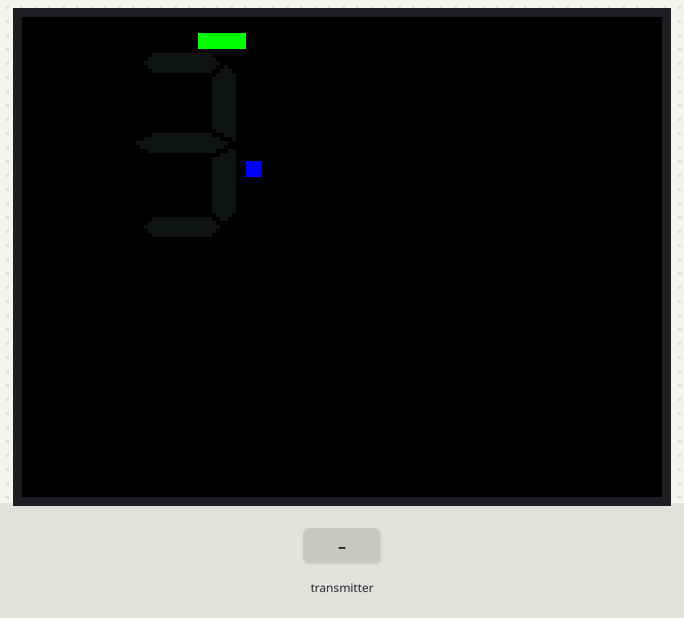
The sketch below on a simulated ESP32. Shown: 320×240 colour display. The inputs (shaded band) are chosen by the test bench. Random numbers use the default seed unless the sketch sets one.

Above: at 1.5 s.
1.6 s: the transmitter starts sending c = 1
At 2.5 s:
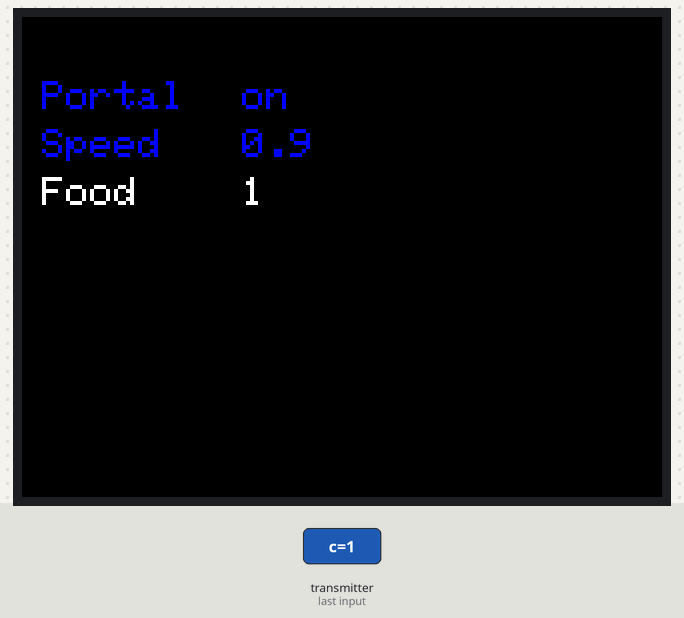
3.2 s: the transmitter starts sending Z = 1
At 3.79 s:
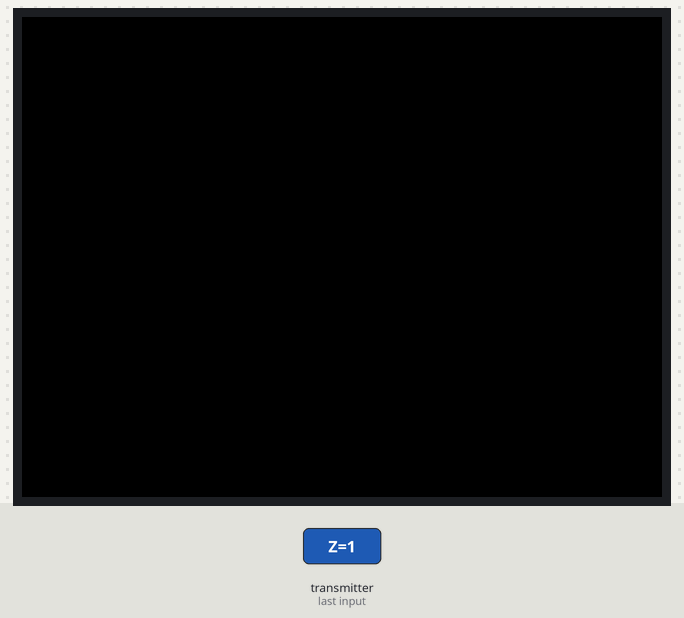
6.2 s: the transmitter starts sending c = 0
9.2 s: the transmitter starts sending joyX = 1024
At 9.35 s:
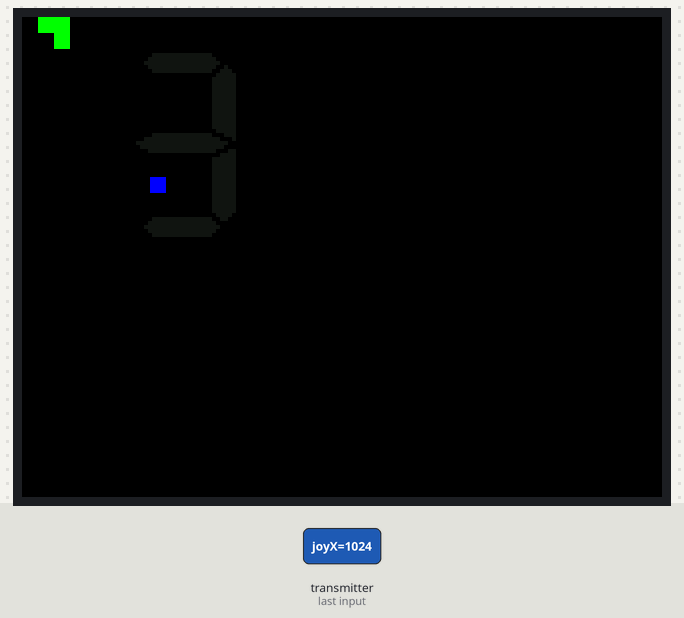
10.7 s: the transmitter starts sending joyX = 0
At 10.9 s:
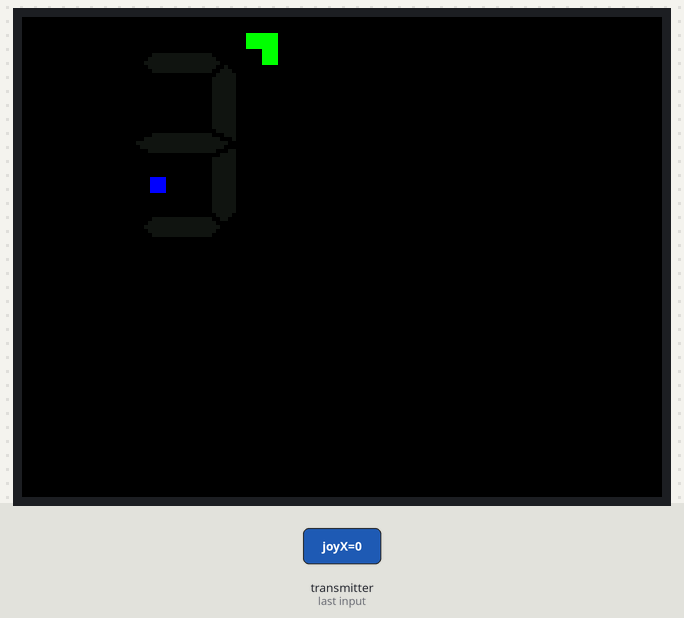

Measured:
- after the input at 3.2 s, the display: changes after 0.05 s (image 2)
- what the display in image 2 shows lasts 0.4 s, from 3.6 s to 4.0 s

The sketch:

SnakeGameConsole.ino
```cpp
//MAC address B8:D6:1A:44:3B:4C
#include <TFT_eSPI.h>
#include <SPI.h>
#include <esp_now.h>
#include <WiFi.h>

// //TEST
// #include "SnakeGameImg5.h"
// #include "SnakeGameImg6.h"
// #include "PongImg2.h"

TFT_eSPI tft = TFT_eSPI();

//ESP NOW structure
typedef struct structMessage {
  bool Z, c;
  int joyX, joyY;
};
structMessage nChuk;

int screenIndex = 0;

//************************************************************************************************
//SETTINGS MENU
//************************************************************************************************

int cursorPos = 0;
int prevCursorPos = -1;
bool settingsUp = false;
bool settingsDown = false;
bool settingsRight = false;
bool settingsLeft = false;

String portal = "on";
String prevPortal = portal;

float snakeSpeed = 1.0;
float prevSnakeSpeed = snakeSpeed;

int foodCount = 1;
int prevFoodCount = foodCount;

void SettingsMenu(){
  if(nChuk.Z){
    screenIndex = 0;
    SnakeInit();
    return;
  }

  UpdateSettingsCursor();

  UpdateSettingsText();

  prevCursorPos = cursorPos;

  prevPortal = portal;
  prevSnakeSpeed = snakeSpeed;
  prevFoodCount = foodCount;
}

void UpdateSettingsText(){
  if(cursorPos != prevCursorPos){
    if(prevCursorPos == 0){
      tft.setTextColor(TFT_WHITE);
      tft.drawString("Portal", 10, 40);
      tft.drawString(portal, 110, 40);
    }
    else if(prevCursorPos == 1){
      tft.setTextColor(TFT_WHITE);
      tft.drawString("Speed", 10, 64);
      tft.drawFloat(snakeSpeed, 1, 110, 64);
    }
    else if(prevCursorPos == 2){
      tft.setTextColor(TFT_WHITE);
      tft.drawString("Food", 10, 88);
      tft.drawFloat(foodCount, 0, 110, 88);
    }

    if(cursorPos == 0){
      tft.setTextColor(TFT_BLUE);
      tft.drawString("Portal", 10, 40);
      tft.drawString(portal, 110, 40);
    }
    else if(cursorPos == 1){
      tft.setTextColor(TFT_BLUE);
      tft.drawString("Speed", 10, 64);
      tft.drawFloat(snakeSpeed, 1, 110, 64);
    }
    else if(cursorPos == 2){
      tft.setTextColor(TFT_BLUE);
      tft.drawString("Food", 10, 88);
      tft.drawFloat(foodCount, 0, 110, 88);
    }
  }

  if(portal != prevPortal){
    tft.setTextColor(TFT_BLACK);
    tft.drawString(prevPortal, 110, 40);

    tft.setTextColor(TFT_BLUE);
    tft.drawString("Portal", 10, 40);
    tft.drawString(portal, 110, 40);
  }
  else if(snakeSpeed != prevSnakeSpeed){
    tft.setTextColor(TFT_BLACK);
    tft.drawFloat(prevSnakeSpeed, 2, 110, 64);

    tft.setTextColor(TFT_BLUE);
    tft.drawString("Speed", 10, 64);
    tft.drawFloat(snakeSpeed, 1, 110, 64);
  }
  else if(foodCount != prevFoodCount){
    tft.setTextColor(TFT_BLACK);
    tft.drawFloat(prevFoodCount, 0, 110, 88);

    tft.setTextColor(TFT_BLUE);
    tft.drawString("Food", 10, 88);
    tft.drawFloat(foodCount, 0, 110, 88);
  }

}

void UpdateSettingsCursor(){
  //Y-axis
  if(nChuk.joyY > 80 and settingsUp == false){
    cursorPos--;
    if(cursorPos < 0) cursorPos = 2;
    settingsUp = true;
  }

  if(nChuk.joyY < 20 and settingsUp == false){
    cursorPos++;
    if(cursorPos > 2) cursorPos = 0;
    settingsUp = true;
  }

  if(nChuk.joyY > 20 and nChuk.joyY < 80){
    settingsUp = false;
    settingsDown = false;
  }

  //X-axis
  if(nChuk.joyX > 80 and settingsRight == false){
    if(cursorPos == 0){
      if(portal == "on") portal = "off";
      else if(portal == "off") portal = "on";
    }
    else if(cursorPos == 1){
      snakeSpeed += 0.1;
    }
    else if(cursorPos == 2){
      if(foodCount < 5) foodCount++;
    }

    settingsRight = true;
  }

  if(nChuk.joyX < 20 and settingsLeft == false){
    if(cursorPos == 0){
      if(portal == "on") portal = "off";
      else if(portal == "off") portal = "on";
    }
    else if(cursorPos == 1){
      if(snakeSpeed > 0.1){
        snakeSpeed -= 0.1;
      }
    }
    else if(cursorPos == 2){
      if(foodCount > 1) foodCount--;
    }

    settingsLeft = true;
  }

  if(nChuk.joyX > 20 and nChuk.joyX < 80){
    settingsRight = false;
    settingsLeft = false;
  }
}

void SettingsInit(){
  tft.fillScreen(TFT_BLACK);

  tft.setTextDatum(ML_DATUM);
  tft.setTextSize(2);

  tft.setTextColor(TFT_BLUE);
  tft.drawString("Portal", 10, 40);
  tft.setTextColor(TFT_WHITE);
  tft.drawString("Speed", 10, 64);
  tft.drawString("Food", 10, 88);

  tft.setTextColor(TFT_BLUE);
  tft.drawString(portal, 110, 40);
  tft.setTextColor(TFT_WHITE);
  tft.drawFloat(snakeSpeed, 1, 110, 64);
  tft.drawFloat(foodCount, 0, 110, 88);

  cursorPos = 0;
  prevCursorPos = -1;
}

//************************************************************************************************
//SNAKE GAME
//************************************************************************************************
unsigned long snakeFrameRate = 100;
unsigned long prevSnakeFrameRate = 0;

int snakeBody[320][2];
int snakeLen = 3;
int prevSnakeLen = snakeLen;

int snakeDir[2] = {1, 0};
int prevSnakeDir[2] = {1, 0};

int foodPosArr[5][2] = {{5, 6}, {10, 4}, {15, 3}, {12, 11}, {19, 8}};

bool snakeGameOver = false;
bool snakeInit = true;

void SnakeGame(){
  if(nChuk.c){
    screenIndex = 1;
    SettingsInit();
    return;
  }

  if(snakeGameOver){
    //Draw end score on top of everything in bright white
    tft.setTextColor(TFT_WHITE);
    DrawSnakeScore();

    //Restart game
    if(nChuk.Z){
      snakeGameOver = false;
      SnakeInit();
    }
    return;
  }

  int currentTime = millis();

  //Update snakeDir every instance, not bound by framerate
  UpdateSnakeDir();

  if(currentTime - prevSnakeFrameRate >= snakeFrameRate){
    prevSnakeFrameRate = currentTime;

    //Fill last snake segment black
    tft.fillRect(snakeBody[0][0] * 8, snakeBody[0][1] * 8, 8, 8, TFT_BLACK);

    //**************************************

    //Draw score before drawing snake
    DrawSnakeScore();

    //**************************************

    //If there is collision with food
    bool foodCollision = false;
    for(int i = 0; i < foodCount; i++){
      if(snakeBody[snakeLen - 1][0] + snakeDir[0] == foodPosArr[i][0] and snakeBody[snakeLen - 1][1] + snakeDir[1] == foodPosArr[i][1]){
        foodCollision = true;
        //Add segment to snake with current headPos + snakeDir
        snakeBody[snakeLen][0] = snakeBody[snakeLen - 1][0] + snakeDir[0];
        snakeBody[snakeLen][1] = snakeBody[snakeLen - 1][1] + snakeDir[1];

        //Remove current number text
        tft.setTextColor(TFT_BLACK);
        DrawSnakeScore();
        //Increase snake length by 1
        snakeLen++;
        //Update with new number
        tft.setTextColor(0x10A2);
        DrawSnakeScore();

        //Update food
        UpdateFoodPos();
      }


      //In case screenwrapping is on and food is on the edge of the board
      else if(snakeBody[snakeLen - 1][0] + snakeDir[0] == foodPosArr[i][0] and snakeBody[snakeLen - 1][1] + snakeDir[1] == foodPosArr[i][1]){
        foodCollision = true;
        //Add segment to snake with current headPos + snakeDir
        snakeBody[snakeLen][0] = snakeBody[snakeLen - 1][0] + snakeDir[0];
        snakeBody[snakeLen][1] = snakeBody[snakeLen - 1][1] + snakeDir[1];

        //Remove current number text
        tft.setTextColor(TFT_BLACK);
        DrawSnakeScore();
        //Increase snake length by 1
        snakeLen++;
        //Update with new number
        tft.setTextColor(0x10A2);
        DrawSnakeScore();

        //Update food
        UpdateFoodPos();
      }
    }
    if(foodCollision == false){
      int prevSnakeTail[2] = {snakeBody[0][0], snakeBody[0][1]};

      //Move each segment one up
      for(int i = 0; i < snakeLen - 1; i++){
        snakeBody[i][0] = snakeBody[i+1][0];
        snakeBody[i][1] = snakeBody[i+1][1];
      }

      //Update Head of the snake
      snakeBody[snakeLen - 1][0] += snakeDir[0];
      snakeBody[snakeLen - 1][1] += snakeDir[1];

      //Check FOR WALL COLLISION
      if(portal == "on"){
        if(snakeBody[snakeLen-1][0] < 0) snakeBody[snakeLen-1][0] += 20;
        else if(snakeBody[snakeLen-1][0] > 19) snakeBody[snakeLen-1][0] -= 20;

        else if(snakeBody[snakeLen-1][1] < 0) snakeBody[snakeLen-1][1] += 16;
        else if(snakeBody[snakeLen-1][1] > 15) snakeBody[snakeLen-1][1] -= 16;
      }
      else if(portal == "off"){
        if(snakeBody[snakeLen-1][0] < 0 or snakeBody[snakeLen-1][1] < 0 or snakeBody[snakeLen-1][0] > 19 or snakeBody[snakeLen-1][1] > 15){
          snakeGameOver = true;
          //Draw last snake segment, purely for visuals
          tft.fillRect(prevSnakeTail[0] * 8, prevSnakeTail[1] * 8, 8, 8, TFT_GREEN);
          return;
        }
      }

      //CHECK FOR BODY COLLISION
      for(int i = 0; i < snakeLen - 1; i++){
        if(snakeBody[snakeLen-1][0] == snakeBody[i][0] and snakeBody[snakeLen-1][1] == snakeBody[i][1] ){
          snakeGameOver = true;
          //Draw last snake segment, purely for visuals
          tft.fillRect(prevSnakeTail[0] * 8, prevSnakeTail[1] * 8, 8, 8, TFT_GREEN);
          return;
        }
      }
    }

    //Update prevSnakeDir for next frame
    prevSnakeDir[0] = snakeDir[0];
    prevSnakeDir[1] = snakeDir[1];

    //Draw food
    for(int i = 0; i < foodCount; i++){
      tft.fillRect(foodPosArr[i][0] * 8, foodPosArr[i][1] * 8, 8, 8, TFT_BLUE);
    }

    //Draw full snake
    for(int i = 0; i < snakeLen; i++){
      tft.fillRect(snakeBody[i][0] * 8, snakeBody[i][1] * 8, 8, 8, TFT_GREEN);
    }
  }
}

void UpdateSnakeDir(){
  //Update snake directions
  //Cant move in opposite direction
  if(nChuk.joyX > 80 and prevSnakeDir[0] != -1){
    snakeDir[0] = 1; snakeDir[1] = 0;
  }
  else if(nChuk.joyX < 20 and prevSnakeDir[0] != 1){
    snakeDir[0] = -1; snakeDir[1] = 0;
  }

  else if(nChuk.joyY > 80 and prevSnakeDir[1] != 1){
    snakeDir[0] = 0; snakeDir[1] = -1;
  }
  else if(nChuk.joyY < 20 and prevSnakeDir[1] != -1){
    snakeDir[0] = 0; snakeDir[1] = 1;
  }
}

void UpdateFoodPos(){
  int foodPosArrIndex = 0;
  for(int i = 0; i < foodCount; i++){
    if(snakeBody[snakeLen-1][0] == foodPosArr[i][0] and snakeBody[snakeLen-1][1] == foodPosArr[i][1]) foodPosArrIndex = i;
  }

  //Set random values for food
  //If it collides with collides with snake, respawn
  bool collision = true;
  while(collision){
    collision = false; //Assume no collision

    foodPosArr[foodPosArrIndex][0] = random(20);
    foodPosArr[foodPosArrIndex][1] = random(16);

    //Check if food collides with snake or with other food
    for(int i = 0; i < snakeLen; i++){
      if(foodPosArr[foodPosArrIndex][0] == snakeBody[i][0] and foodPosArr[foodPosArrIndex][1] == snakeBody[i][1]) collision = true;
      else{
        for(int j = 0; j < foodPosArrIndex; j++){
          if(foodPosArr[foodPosArrIndex][0] == foodPosArr[j][0] and foodPosArr[foodPosArrIndex][1] == foodPosArr[j][1]) collision = true;
        }
        for(int j = foodPosArrIndex + 1; j < foodCount - 1; j++){
          if(foodPosArr[foodPosArrIndex][0] == foodPosArr[j][0] and foodPosArr[foodPosArrIndex][1] == foodPosArr[j][1]) collision = true;
        }
      }
    }
  }
}

void DrawSnakeScore(){
  if(snakeLen > 9 and snakeLen < 20){
    tft.drawString(String(snakeLen), 65, 64, 7);
  }
  else{
    tft.drawString(String(snakeLen), 81, 64, 7);
  }
}

void SnakeInit(){
  //Reset to standard values
  snakeFrameRate = 100 / snakeSpeed;

  snakeLen = 3;
  snakeDir[0] = 1;
  snakeDir[1] = 0;

  for(int i = 0; i < 320; i++){
    snakeBody[i][0] = -1;
    snakeBody[i][1] = -1;
  }

  snakeBody[0][0] = 0; snakeBody[0][1] = 0;
  snakeBody[1][0] = 1; snakeBody[1][1] = 0;
  snakeBody[2][0] = 2; snakeBody[2][1] = 0;

  //Set tft values
  tft.fillScreen(TFT_BLACK);
  tft.setTextSize(2);
  tft.setTextDatum(4);
  tft.setTextColor(0x10A2);

  // //Set food Position
  foodPosArr[0][0] = random(7, 15);
  foodPosArr[0][1] = random(9, 16);

  foodPosArr[1][0] = random(15, 20);
  foodPosArr[1][1] = random(0, 9);

  foodPosArr[2][0] = random(0, 7);
  foodPosArr[2][1] = random(9, 16);

  foodPosArr[3][0] = random(7, 15);
  foodPosArr[3][1] = random(0, 9);

  foodPosArr[4][0] = random(15, 20);
  foodPosArr[4][1] = random(9, 16);
}

void setup() {
  //Init serial monitor
  Serial.begin(115200);

  //Init ESP-NOW
  WiFi.mode(WIFI_STA);
  if (esp_now_init() != ESP_OK) {
    return;
  }
  esp_now_register_recv_cb(OnDataRecv);

  //Screen INIT
  tft.init();
  tft.setRotation(1);
  tft.fillScreen(TFT_BLACK);

  //TEST
  tft.setSwapBytes(true);

  SettingsInit();
  SnakeInit();
}


void loop() {
  if(screenIndex == 0){
    SnakeGame();
  }
  else if(screenIndex == 1){
    SettingsMenu();
  }
}

void OnDataRecv(const uint8_t *mac, const uint8_t *incomingData, int len) {
  memcpy(&nChuk, incomingData, sizeof(nChuk));
}
```
